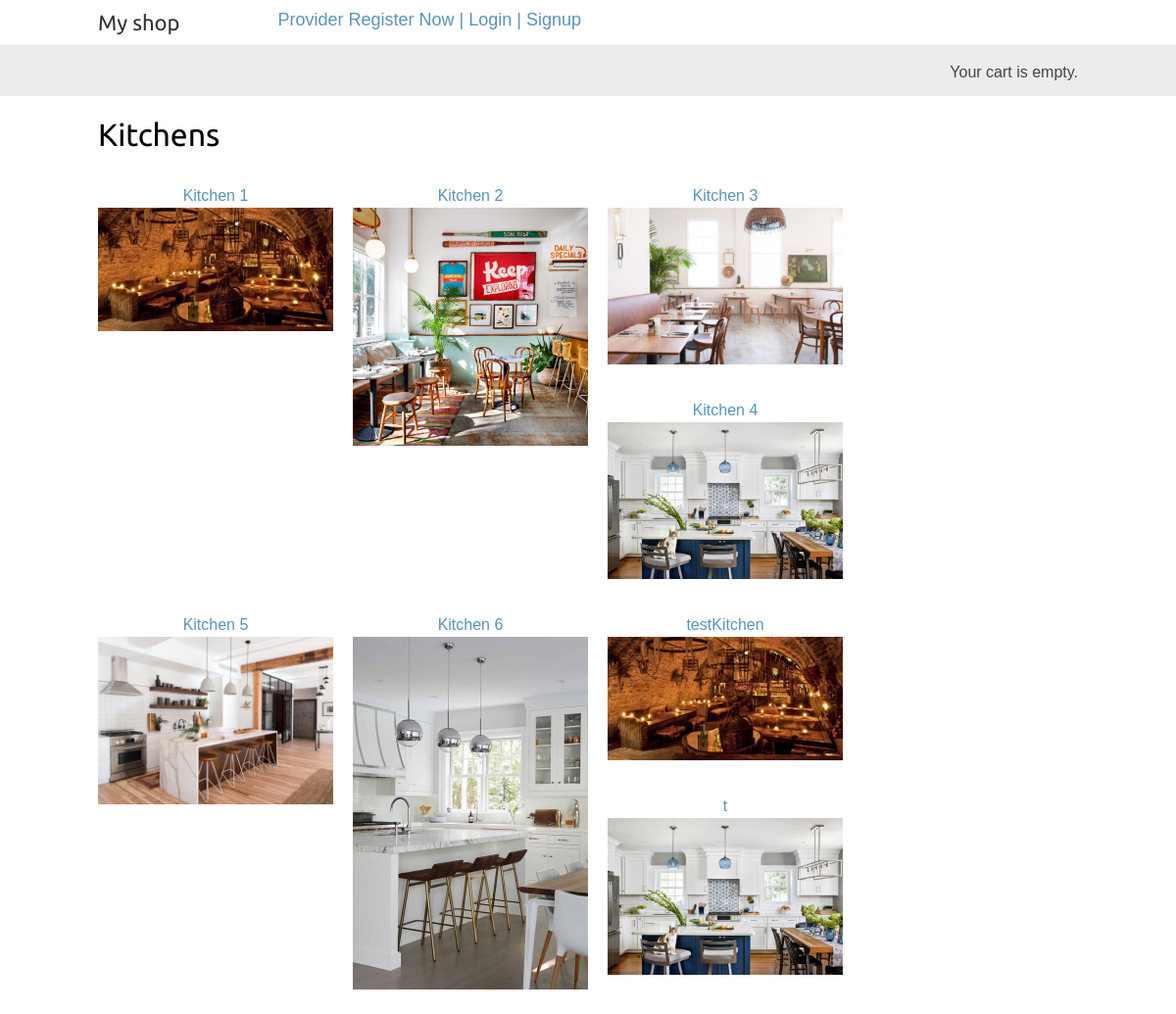
The page /user/ on the database as committed earlier.
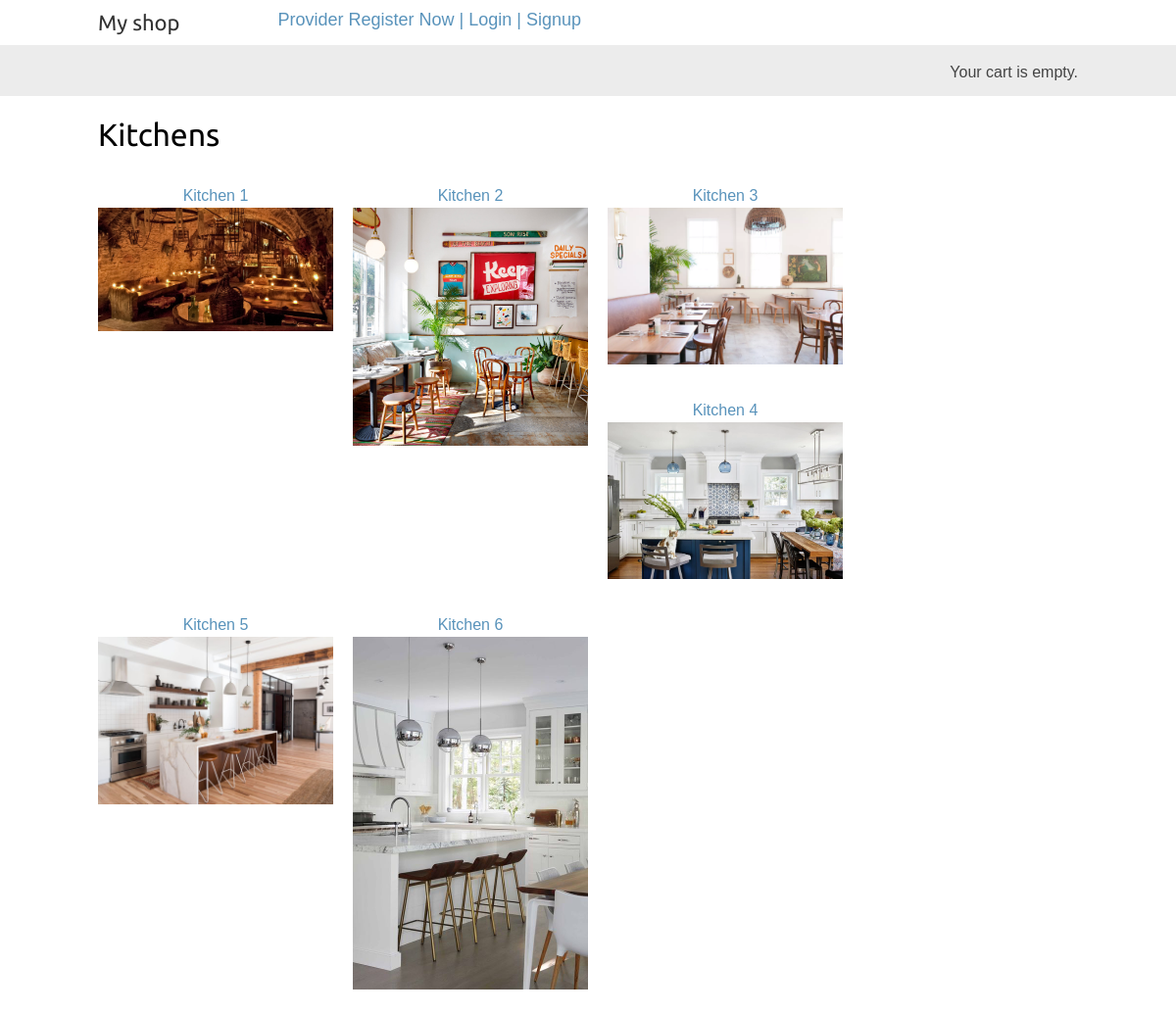
The same page on the database as committed later.
### serviceProviderApp/models.py (models this page shows, shortened)
class Kitchen2Register(models.Model):
    name = models.CharField(max_length=200, db_index=True)
    email=models.CharField(max_length=50)
    image = models.ImageField(upload_to='kitchens/',blank=True)
    description = models.TextField(blank=True)
    menu = models.ManyToManyField(menuItem)
    TIMES_TO_WORK = [
        ('Tm1','8:00'),
        ('Tm2','8:30'),
        ('Tm3','9:00'),
        ('Tm4','9:30'),
        ('Tm5','10:00'),
        ('Tm6', '10:30'),
        ('Tm7', '11:00'),
        ('Tm8', '11:30'),
        ('Tm9', '12:00'),
        ('Tm10', '12:30'),
        ('Tm11', '13:00'),
        ('Tm12', '13:30'),
        ('Tm13', '14:00'),
        ('Tm14', '14:30'),
        ('Tm15', '15:00'),
        ('Tm16', '15:30'),
        ('Tm17', '16:00'),
        ('Tm18', '16:30'),
        ('Tm19', '17:00'),
    ]
    monday = models.BooleanField(default=False)
    mondayStartTime = models.CharField(max_length=4,choices=TIMES_TO_WORK,default='Tm1',)
    mondayEndTime = models.CharField(max_length=4, choices=TIMES_TO_WORK, default='Tm19', )
    tuesday=models.BooleanField(default=False)
    tuesdayStartTime = models.CharField(max_length=4, choices=TIMES_TO_WORK, default='Tm1', )
    tuesdayEndTime = models.CharField(max_length=4, choices=TIMES_TO_WORK, default='Tm19', )
    wednesday = models.BooleanField(default=False)
    wednesdayStartTime = models.CharField(max_length=4, choices=TIMES_TO_WORK, default='Tm1', )
    wednesdayEndTime = models.CharField(max_length=4, choices=TIMES_TO_WORK, default='Tm19', )
    thursday = models.BooleanField(default=False)
    thursdayStartTime = models.CharField(max_length=4, choices=TIMES_TO_WORK, default='Tm1', )
    thursdayEndTime = models.CharField(max_length=4, choices=TIMES_TO_WORK, default='Tm19', )
    friday = models.BooleanField(default=False)
    fridayStartTime = models.CharField(max_length=4, choices=TIMES_TO_WORK, default='Tm1', )
    fridayEndTime = models.CharField(max_length=4, choices=TIMES_TO_WORK, default='Tm19', )
    saturday = models.BooleanField(default=False)
    saturdayStartTime = models.CharField(max_length=4, choices=TIMES_TO_WORK, default='Tm1', )
    saturdayEndTime = models.CharField(max_length=4, choices=TIMES_TO_WORK, default='Tm19', )
    sunday = models.BooleanField(default=False)
    sundayStartTime = models.CharField(max_length=4, choices=TIMES_TO_WORK, default='Tm1', )
    sundayEndTime = models.CharField(max_length=4, choices=TIMES_TO_WORK, default='Tm19', )
    def get_absolute_url(self):
        return reverse('userModule:kitchen_detail', args=[self.id])

### userModule/views.py (the view)
def kitchen_list(request):
    k = Kitchen2Register.objects.all() #filter(available=True)
    cart = Cart(request)
    return render(request, 'userModule/kitchen_list.html',{'kitchens':k,'cart':cart})

### cart/cart.py (called while the page is built)
    def __len__(self):
        return sum(item['quantity'] for item in self.cart.values())

### userModule/templates/userModule/kitchen_list.html (shortened to what this page needs)
{% extends "myApp/base.html" %}
{% load static %}
{% block content %}
    <div id="main" class="product-list">
        <h1>Kitchens</h1>
        {% for k in kitchens %}
            <div class="item">
                <a href="{{ k.get_absolute_url }}">{{ k.name }}</a><br>
                <div class="img">
                    <a href="{{ k.get_absolute_url }}">
                        <img src="{% if k.image %}{{ k.image.url }}{% else %}{% static "img/no_image.png" %}{% endif %}">
                    </a>
                </div>
            </div>
        {% endfor %}
    </div>
{% endblock %}

Rows that differ between the two databases and show on the page:
removed Kitchen2Register: name "testKitchen", image (picture)
removed Kitchen2Register: name "t", image (picture)
